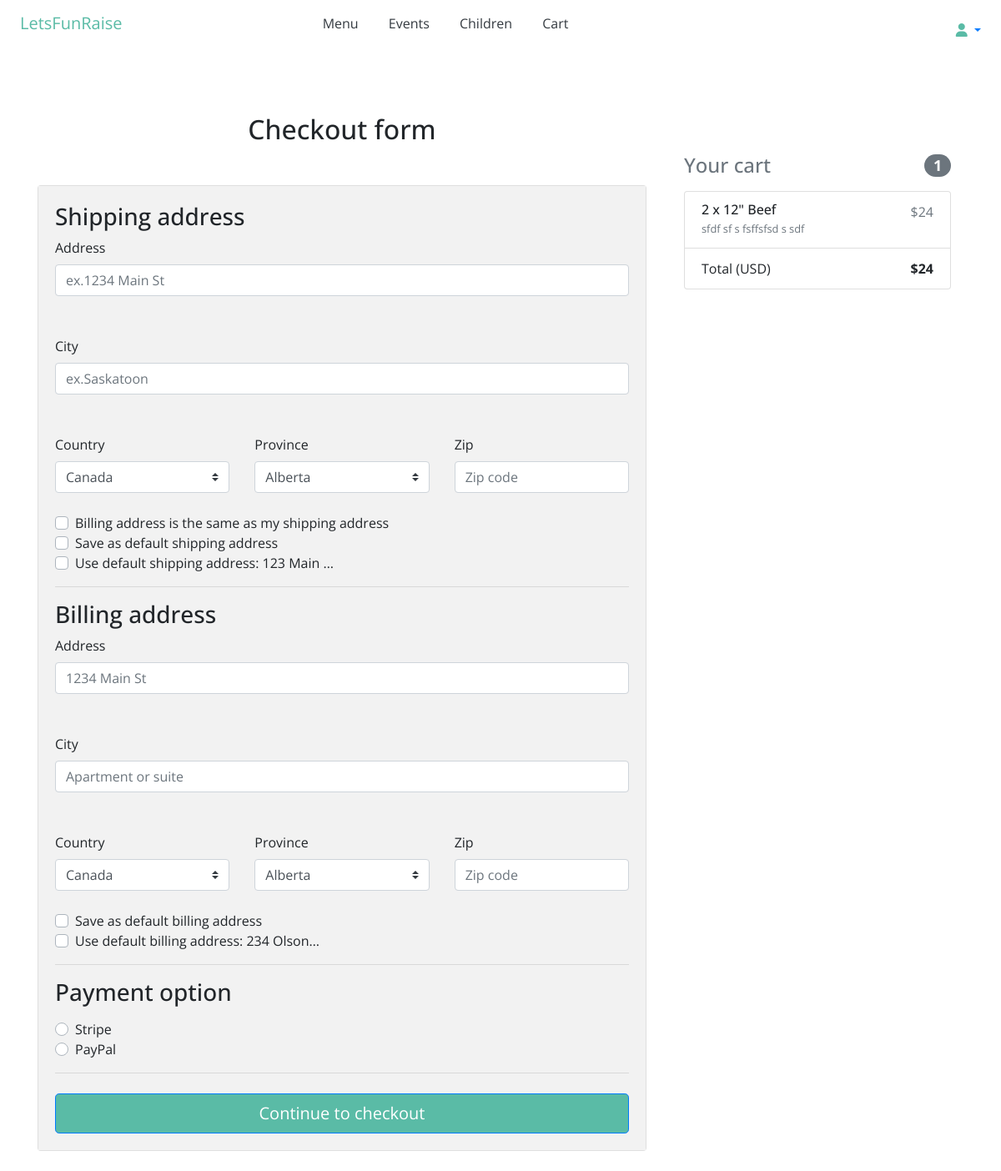
The app's page /order/checkout/ (signed in) with its own data.
### parent/models.py (models this page shows, shortened)
class Address(models.Model):
    user = models.ForeignKey(settings.AUTH_USER_MODEL,
                             on_delete=models.CASCADE)
    street = models.CharField(max_length=100)
    city = models.CharField(max_length=100)
    country = models.CharField(max_length=2, choices=COUNTRY_CHOICES)
    province = models.CharField(max_length=2, choices=PROVINCE_CHOICES)
    zip = models.CharField(max_length=100)
    address_type = models.CharField(max_length=1, choices=ADDRESS_CHOICES)
    default = models.BooleanField(default=False)
    class Meta:
        verbose_name_plural = 'Addresses'

class Order(models.Model):
    user = models.ForeignKey(User, on_delete=models.CASCADE)
    items = models.ManyToManyField(OrderItem)
    order_date = models.DateTimeField(auto_now_add=True)
    event_date = models.DateTimeField()
    ordered = models.BooleanField(default=False)
    shipping_address = models.ForeignKey(
        'Address', related_name='shipping_address', on_delete=models.SET_NULL, blank=True, null=True)
    billing_address = models.ForeignKey(
        'Address', related_name='billing_address', on_delete=models.SET_NULL, blank=True, null=True)
    def get_total(self):
        total = 0
        for order_item in self.items.all():
            total += order_item.get_total_item_price() #order_item.get_final_price()
        return total

class OrderItem(models.Model):
    user = models.ForeignKey(User, on_delete=models.CASCADE)
    ordered = models.BooleanField(default=False)
    item = models.ForeignKey(MenuItem, on_delete=models.CASCADE)
    quantity = models.IntegerField(default=1)
    def get_total_item_price(self):
        return self.quantity * self.item.price
    def get_final_price(self):
        return self.get_total_item_price()

### vendor/models.py (models this page shows, shortened)
class MenuItem(models.Model): #menuitem_set -> queryset
    user = models.ForeignKey(User, default=1, null=True, on_delete=models.SET_NULL)
    title = models.CharField(max_length=120)
    slug = models.SlugField(unique=True)
    description = models.TextField(null=True, blank=True)
    price = models.IntegerField()
    category = models.CharField(choices=CATEGORY_CHOICES, max_length=1, default='M')
    label = models.CharField(choices=LABEl_CHOICES, max_length=1, default='-')

### parent/views.py (the view, shortened to what this page needs)
# urls.py: path('checkout/', CheckoutView.as_view(), name='checkout'),
class CheckoutView(View):
    def get(self, *args, **kwargs):
        try:
            order = Order.objects.get(user=self.request.user, ordered=False)
            form = CheckoutForm()
            template_name = 'order/checkout.html'
            context = {
                'form': form,
                'order': order
            }
            shipping_address_qs = Address.objects.filter(
                user=self.request.user,
                address_type='S',
                default=True
            )
            if shipping_address_qs.exists():
                context.update(
                    {'default_shipping_address': shipping_address_qs[0]})
            billing_address_qs = Address.objects.filter(
                user=self.request.user,
                address_type='B',
                default=True
            )
            if billing_address_qs.exists():
                context.update(
                    {'default_billing_address': billing_address_qs[0]})
            return render(self.request, template_name, context)
        except ObjectDoesNotExist:
            messages.warning(self.request, 'You do not have any active order')
            return redirect('/order-summary/')

### accounts/models.py (called while the page is built)
    @property
    def is_parent(self):
        return self.parent

    @property
    def is_active(self):
        return self.active

### parent/templates/order/checkout.html (shortened to what this page needs)
{% extends "base.html" %}
{% load crispy_forms_tags %}
{% block content %}
    <div class="container">
      <div class="row">
        <div class="col-md-8 mb-4">
          <h2 class="my-5 h2 text-center">Checkout form</h2>
          <div class="card">
            <form method="POST" class="card-body">
              <h3>Shipping address</h3>
              <div class='hideable_shipping_form'>
                <div class="md-form mb-5">
                  <label for="shipping_street" class="">Address</label>
                  <input type='text' placeholder='ex.1234 Main St' id='shipping_street' name='shipping_street' class='form-control' />
                </div>
                <div class="md-form mb-5">
                  <label for="shipping_city" class="">City</label>
                  <input type='text' placeholder='ex.Saskatoon' id='shipping_city' name='shipping_city' class='form-control' />
                </div>
                <div class="row">
                  <div class="col-lg-4 col-md-4 mb-4">
                    <label for="shipping_country">Country</label>
                    {{ form.shipping_country }}
                  </div>
                    <div class="col-lg-4 col-md-4 mb-4">
                    <label for="shipping_province">Province</label>
                    {{ form.shipping_province }}
                  </div>
                  <div class="col-lg-4 col-md-4 mb-4">
                    <label for="shipping_zip">Zip</label>
                    <input type='text' placeholder='Zip code' id='shipping_zip' name='shipping_zip' class='form-control' />
                  </div>
                </div>
                <div class="custom-control custom-checkbox">
                  <label class="custom-control-label" for="same_billing_address">Billing address is the same as my shipping address</label>
                </div>
                <div class="custom-control custom-checkbox">
                  <label class="custom-control-label" for="set_default_shipping">Save as default shipping address</label>
                </div>
              </div>
              {% if default_shipping_address %}
              <div class="custom-control custom-checkbox">
                <label class="custom-control-label" for="use_default_shipping">Use default shipping address: {{ default_shipping_address.street|truncatechars:10 }}</label>
              </div>
              {% endif %}
              <hr>
              <h3>Billing address</h3>
              <div class='hideable_billing_form'>
                <div class="md-form mb-5">
                  <label for="billing_
                  " class="">Address</label>
                  <input type='text' placeholder='1234 Main St' id='billing_street' name='billing_street' class='form-control' />
                </div>
                <div class="md-form mb-5">
                  <label for="billing_city" class="">City</label>
                  <input type='text' placeholder='Apartment or suite' id='billing_city' name='billing_city' class='form-control' />
                </div>
                <div class="row">
                  <div class="col-lg-4 col-md-12 mb-4">
                    <label for="country">Country</label>
                    {{ form.billing_country }}
                  </div>
                  <div class="col-lg-4 col-md-12 mb-4">
                    <label for="province">Province</label>
                    {{ form.billing_province }}
                  </div>
                  <div class="col-lg-4 col-md-6 mb-4">
                    <label for="billing_zip">Zip</label>
                    <input type='text' placeholder='Zip code' id='billing_zip' name='billing_zip' class='form-control' />
                  </div>
                </div>
                <div class="custom-control custom-checkbox">
                  <label class="custom-control-label" for="set_default_billing">Save as default billing address</label>
                </div>
              </div>
              {% if default_billing_address %}
              <div class="custom-control custom-checkbox">
                <label class="custom-control-label" for="use_default_billing">Use default billing address: {{ default_billing_address.street|truncatechars:10 }}</label>
              </div>
              {% endif %}
              <hr>
              <h3>Payment option</h3>
              <div class="d-block my-3">
                {% for value, name in form.fields.payment_option.choices %}
                <div class="custom-control custom-radio">
                  <label class="custom-control-label" for="{{ name }}">{{ name }}</label>
                </div>
                {% endfor %}
              </div>
              <hr class="mb-4">
              <button class="btn btn-primary btn-lg btn-block" type="submit">Continue to checkout</button>
            </form>
          </div>
        </div>
        <div class="col-md-4 mb-4 mt-5 pt-5">
          {% include "order/order_snippet.html" %}
        </div>
      </div>
    </div>
{% endblock content %}

### parent/templates/order/order_snippet.html (shortened to what this page needs)
<div class="col-md-12 mb-4">
    <h4 class="d-flex justify-content-between align-items-center mb-3">
    <span class="text-muted">Your cart</span>
    <span class="badge badge-secondary badge-pill">{{ order.items.count }}</span>
    </h4>
    <ul class="list-group mb-3 z-depth-1">
    {% for order_item in order.items.all %}
    <li class="list-group-item d-flex justify-content-between lh-condensed">
        <div>
        <h6 class="my-0">{{ order_item.quantity }} x {{ order_item.item.title}}</h6>
        <small class="text-muted">{{ order_item.item.description}}</small>
        </div>
        <span class="text-muted">${{ order_item.get_final_price }}</span>
    </li>
    {% endfor %}
    <li class="list-group-item d-flex justify-content-between">
        <span>Total (USD)</span>
        <strong>${{ order.get_total }}</strong>
    </li>
    </ul>
</div>

### static/css/main.css (style rules this page uses)
body { font-family: Open Sans, sans-serif; }
.btn { background-color: #5ABBA6; color: white; }
.card-body { background-color:#F2F2F2; }

### records on screen
Address: street "123 Main …"
Address: street "234 Olson…"
Order: items.count "1", get_total "24"
OrderItem: quantity "2", item "12\" Beef", item.description "sfdf sf s fsffsfsd s sdf", get_final_price "24"

### other values on screen
{{ name }} "Stripe" "PayPal"
